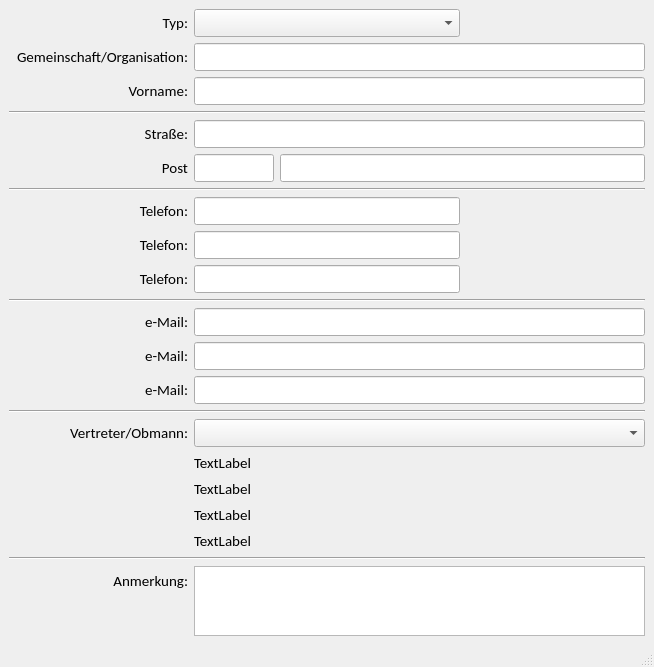
<?xml version="1.0" encoding="UTF-8"?>
<ui version="4.0">
 <class>Kontakt</class>
 <widget class="QMainWindow" name="Kontakt">
  <property name="geometry">
   <rect>
    <x>0</x>
    <y>0</y>
    <width>654</width>
    <height>633</height>
   </rect>
  </property>
  <property name="windowTitle">
   <string>MainWindow</string>
  </property>
  <widget class="QWidget" name="centralwidget">
   <layout class="QVBoxLayout" name="verticalLayout">
    <item>
     <layout class="QGridLayout" name="gridLayout">
      <item row="12" column="1" colspan="3">
       <widget class="QLineEdit" name="uiMail2Ledit">
        <property name="font">
         <font>
          <family>Calibri</family>
          <pointsize>11</pointsize>
         </font>
        </property>
        <property name="clearButtonEnabled">
         <bool>true</bool>
        </property>
       </widget>
      </item>
      <item row="7" column="1" colspan="2">
       <widget class="QLineEdit" name="uiTelefon1Ledit">
        <property name="font">
         <font>
          <family>Calibri</family>
          <pointsize>11</pointsize>
         </font>
        </property>
        <property name="clearButtonEnabled">
         <bool>true</bool>
        </property>
       </widget>
      </item>
      <item row="16" column="1" colspan="3">
       <widget class="QLabel" name="uiVertreterAdresse1Lbl">
        <property name="font">
         <font>
          <family>Calibri</family>
          <pointsize>11</pointsize>
         </font>
        </property>
        <property name="text">
         <string>TextLabel</string>
        </property>
       </widget>
      </item>
      <item row="21" column="1" colspan="3">
       <widget class="QPlainTextEdit" name="uiAnmPedit">
        <property name="font">
         <font>
          <family>Calibri</family>
          <pointsize>11</pointsize>
         </font>
        </property>
        <property name="tabChangesFocus">
         <bool>true</bool>
        </property>
       </widget>
      </item>
      <item row="9" column="1" colspan="2">
       <widget class="QLineEdit" name="uiTelefon3Ledit">
        <property name="font">
         <font>
          <family>Calibri</family>
          <pointsize>11</pointsize>
         </font>
        </property>
        <property name="clearButtonEnabled">
         <bool>true</bool>
        </property>
       </widget>
      </item>
      <item row="4" column="1" colspan="3">
       <widget class="QLineEdit" name="uiStrasseLedit">
        <property name="font">
         <font>
          <family>Calibri</family>
          <pointsize>11</pointsize>
         </font>
        </property>
        <property name="clearButtonEnabled">
         <bool>true</bool>
        </property>
       </widget>
      </item>
      <item row="11" column="0">
       <widget class="QLabel" name="label_10">
        <property name="font">
         <font>
          <family>Calibri</family>
          <pointsize>11</pointsize>
         </font>
        </property>
        <property name="text">
         <string>e-Mail:</string>
        </property>
        <property name="alignment">
         <set>Qt::AlignRight|Qt::AlignTrailing|Qt::AlignVCenter</set>
        </property>
       </widget>
      </item>
      <item row="8" column="0">
       <widget class="QLabel" name="label_3">
        <property name="font">
         <font>
          <family>Calibri</family>
          <pointsize>11</pointsize>
         </font>
        </property>
        <property name="text">
         <string>Telefon:</string>
        </property>
        <property name="alignment">
         <set>Qt::AlignRight|Qt::AlignTrailing|Qt::AlignVCenter</set>
        </property>
       </widget>
      </item>
      <item row="6" column="0" colspan="4">
       <widget class="Line" name="line_2">
        <property name="orientation">
         <enum>Qt::Horizontal</enum>
        </property>
       </widget>
      </item>
      <item row="3" column="0" colspan="4">
       <widget class="Line" name="line">
        <property name="orientation">
         <enum>Qt::Horizontal</enum>
        </property>
       </widget>
      </item>
      <item row="0" column="0">
       <widget class="QLabel" name="uiTypLbl">
        <property name="font">
         <font>
          <family>Calibri</family>
          <pointsize>11</pointsize>
         </font>
        </property>
        <property name="text">
         <string>Typ:</string>
        </property>
        <property name="alignment">
         <set>Qt::AlignRight|Qt::AlignTrailing|Qt::AlignVCenter</set>
        </property>
       </widget>
      </item>
      <item row="10" column="0" colspan="4">
       <widget class="Line" name="line_4">
        <property name="orientation">
         <enum>Qt::Horizontal</enum>
        </property>
       </widget>
      </item>
      <item row="1" column="0">
       <widget class="QLabel" name="uiNachnameLbl">
        <property name="font">
         <font>
          <family>Calibri</family>
          <pointsize>11</pointsize>
         </font>
        </property>
        <property name="text">
         <string>Gemeinschaft/Organisation:</string>
        </property>
        <property name="alignment">
         <set>Qt::AlignRight|Qt::AlignTrailing|Qt::AlignVCenter</set>
        </property>
       </widget>
      </item>
      <item row="14" column="0" colspan="4">
       <widget class="Line" name="line_3">
        <property name="orientation">
         <enum>Qt::Horizontal</enum>
        </property>
       </widget>
      </item>
      <item row="9" column="0">
       <widget class="QLabel" name="label_5">
        <property name="font">
         <font>
          <family>Calibri</family>
          <pointsize>11</pointsize>
         </font>
        </property>
        <property name="text">
         <string>Telefon:</string>
        </property>
        <property name="alignment">
         <set>Qt::AlignRight|Qt::AlignTrailing|Qt::AlignVCenter</set>
        </property>
       </widget>
      </item>
      <item row="15" column="0">
       <widget class="QLabel" name="uiVertreterLbl">
        <property name="font">
         <font>
          <family>Calibri</family>
          <pointsize>11</pointsize>
         </font>
        </property>
        <property name="text">
         <string>Vertreter/Obmann:</string>
        </property>
        <property name="alignment">
         <set>Qt::AlignRight|Qt::AlignTrailing|Qt::AlignVCenter</set>
        </property>
       </widget>
      </item>
      <item row="13" column="1" colspan="3">
       <widget class="QLineEdit" name="uiMail3Ledit">
        <property name="font">
         <font>
          <family>Calibri</family>
          <pointsize>11</pointsize>
         </font>
        </property>
        <property name="clearButtonEnabled">
         <bool>true</bool>
        </property>
       </widget>
      </item>
      <item row="19" column="1" colspan="3">
       <widget class="QLabel" name="uiVertreterMailLbl">
        <property name="font">
         <font>
          <family>Calibri</family>
          <pointsize>11</pointsize>
         </font>
        </property>
        <property name="text">
         <string>TextLabel</string>
        </property>
       </widget>
      </item>
      <item row="1" column="1" colspan="3">
       <widget class="QLineEdit" name="uiNachnameLedit">
        <property name="font">
         <font>
          <family>Calibri</family>
          <pointsize>11</pointsize>
         </font>
        </property>
        <property name="clearButtonEnabled">
         <bool>true</bool>
        </property>
       </widget>
      </item>
      <item row="4" column="0">
       <widget class="QLabel" name="label_6">
        <property name="font">
         <font>
          <family>Calibri</family>
          <pointsize>11</pointsize>
         </font>
        </property>
        <property name="text">
         <string>Straße:</string>
        </property>
        <property name="alignment">
         <set>Qt::AlignRight|Qt::AlignTrailing|Qt::AlignVCenter</set>
        </property>
       </widget>
      </item>
      <item row="13" column="0">
       <widget class="QLabel" name="label_12">
        <property name="font">
         <font>
          <family>Calibri</family>
          <pointsize>11</pointsize>
         </font>
        </property>
        <property name="text">
         <string>e-Mail:</string>
        </property>
        <property name="alignment">
         <set>Qt::AlignRight|Qt::AlignTrailing|Qt::AlignVCenter</set>
        </property>
       </widget>
      </item>
      <item row="12" column="0">
       <widget class="QLabel" name="label_9">
        <property name="font">
         <font>
          <family>Calibri</family>
          <pointsize>11</pointsize>
         </font>
        </property>
        <property name="text">
         <string>e-Mail:</string>
        </property>
        <property name="alignment">
         <set>Qt::AlignRight|Qt::AlignTrailing|Qt::AlignVCenter</set>
        </property>
       </widget>
      </item>
      <item row="2" column="1" colspan="3">
       <widget class="QLineEdit" name="uiVornameLedit">
        <property name="font">
         <font>
          <family>Calibri</family>
          <pointsize>11</pointsize>
         </font>
        </property>
        <property name="clearButtonEnabled">
         <bool>true</bool>
        </property>
       </widget>
      </item>
      <item row="8" column="1" colspan="2">
       <widget class="QLineEdit" name="uiTelefon2Ledit">
        <property name="font">
         <font>
          <family>Calibri</family>
          <pointsize>11</pointsize>
         </font>
        </property>
        <property name="clearButtonEnabled">
         <bool>true</bool>
        </property>
       </widget>
      </item>
      <item row="21" column="0">
       <layout class="QVBoxLayout" name="verticalLayout_2">
        <property name="topMargin">
         <number>5</number>
        </property>
        <item>
         <widget class="QLabel" name="label_11">
          <property name="font">
           <font>
            <family>Calibri</family>
            <pointsize>11</pointsize>
           </font>
          </property>
          <property name="text">
           <string>Anmerkung:</string>
          </property>
          <property name="alignment">
           <set>Qt::AlignRight|Qt::AlignTrailing|Qt::AlignVCenter</set>
          </property>
         </widget>
        </item>
        <item>
         <spacer name="verticalSpacer">
          <property name="orientation">
           <enum>Qt::Vertical</enum>
          </property>
          <property name="sizeHint" stdset="0">
           <size>
            <width>20</width>
            <height>40</height>
           </size>
          </property>
         </spacer>
        </item>
       </layout>
      </item>
      <item row="17" column="1" colspan="3">
       <widget class="QLabel" name="uiVertreterAdresse2Lbl">
        <property name="font">
         <font>
          <family>Calibri</family>
          <pointsize>11</pointsize>
         </font>
        </property>
        <property name="text">
         <string>TextLabel</string>
        </property>
       </widget>
      </item>
      <item row="18" column="1" colspan="3">
       <widget class="QLabel" name="uiVertreterTelefonLbl">
        <property name="font">
         <font>
          <family>Calibri</family>
          <pointsize>11</pointsize>
         </font>
        </property>
        <property name="text">
         <string>TextLabel</string>
        </property>
       </widget>
      </item>
      <item row="5" column="2" colspan="2">
       <widget class="QLineEdit" name="uiOrtLedit">
        <property name="font">
         <font>
          <family>Calibri</family>
          <pointsize>11</pointsize>
         </font>
        </property>
        <property name="clearButtonEnabled">
         <bool>true</bool>
        </property>
       </widget>
      </item>
      <item row="11" column="1" colspan="3">
       <widget class="QLineEdit" name="uiMail1Ledit">
        <property name="font">
         <font>
          <family>Calibri</family>
          <pointsize>11</pointsize>
         </font>
        </property>
        <property name="clearButtonEnabled">
         <bool>true</bool>
        </property>
       </widget>
      </item>
      <item row="15" column="1" colspan="3">
       <widget class="ContactCombo" name="uiVertreterCombo">
        <property name="font">
         <font>
          <family>Calibri</family>
          <pointsize>11</pointsize>
         </font>
        </property>
       </widget>
      </item>
      <item row="7" column="0">
       <widget class="QLabel" name="label_8">
        <property name="font">
         <font>
          <family>Calibri</family>
          <pointsize>11</pointsize>
         </font>
        </property>
        <property name="text">
         <string>Telefon:</string>
        </property>
        <property name="alignment">
         <set>Qt::AlignRight|Qt::AlignTrailing|Qt::AlignVCenter</set>
        </property>
       </widget>
      </item>
      <item row="5" column="1">
       <widget class="QLineEdit" name="uiPlzLedit">
        <property name="maximumSize">
         <size>
          <width>80</width>
          <height>16777215</height>
         </size>
        </property>
        <property name="font">
         <font>
          <family>Calibri</family>
          <pointsize>11</pointsize>
         </font>
        </property>
        <property name="clearButtonEnabled">
         <bool>true</bool>
        </property>
       </widget>
      </item>
      <item row="5" column="0">
       <widget class="QLabel" name="label_7">
        <property name="font">
         <font>
          <family>Calibri</family>
          <pointsize>11</pointsize>
         </font>
        </property>
        <property name="text">
         <string>Post</string>
        </property>
        <property name="alignment">
         <set>Qt::AlignRight|Qt::AlignTrailing|Qt::AlignVCenter</set>
        </property>
       </widget>
      </item>
      <item row="2" column="0">
       <widget class="QLabel" name="uiVornameLbl">
        <property name="font">
         <font>
          <family>Calibri</family>
          <pointsize>11</pointsize>
         </font>
        </property>
        <property name="text">
         <string>Vorname:</string>
        </property>
        <property name="alignment">
         <set>Qt::AlignRight|Qt::AlignTrailing|Qt::AlignVCenter</set>
        </property>
       </widget>
      </item>
      <item row="20" column="0" colspan="4">
       <widget class="Line" name="line_5">
        <property name="orientation">
         <enum>Qt::Horizontal</enum>
        </property>
       </widget>
      </item>
      <item row="0" column="1" colspan="2">
       <widget class="QComboBox" name="uiTypCombo">
        <property name="font">
         <font>
          <family>Calibri</family>
          <pointsize>11</pointsize>
         </font>
        </property>
       </widget>
      </item>
     </layout>
    </item>
   </layout>
  </widget>
  <widget class="QMenuBar" name="menubar">
   <property name="geometry">
    <rect>
     <x>0</x>
     <y>0</y>
     <width>654</width>
     <height>21</height>
    </rect>
   </property>
  </widget>
  <widget class="QStatusBar" name="statusbar"/>
 </widget>
 <customwidgets>
  <customwidget>
   <class>ContactCombo</class>
   <extends>QComboBox</extends>
   <header>almgis.scopes.kontakt.contact_combo</header>
  </customwidget>
 </customwidgets>
 <tabstops>
  <tabstop>uiTypCombo</tabstop>
  <tabstop>uiNachnameLedit</tabstop>
  <tabstop>uiVornameLedit</tabstop>
  <tabstop>uiStrasseLedit</tabstop>
  <tabstop>uiPlzLedit</tabstop>
  <tabstop>uiOrtLedit</tabstop>
  <tabstop>uiTelefon1Ledit</tabstop>
  <tabstop>uiTelefon2Ledit</tabstop>
  <tabstop>uiTelefon3Ledit</tabstop>
  <tabstop>uiMail1Ledit</tabstop>
  <tabstop>uiMail2Ledit</tabstop>
  <tabstop>uiMail3Ledit</tabstop>
  <tabstop>uiVertreterCombo</tabstop>
  <tabstop>uiAnmPedit</tabstop>
 </tabstops>
 <resources/>
 <connections/>
</ui>
